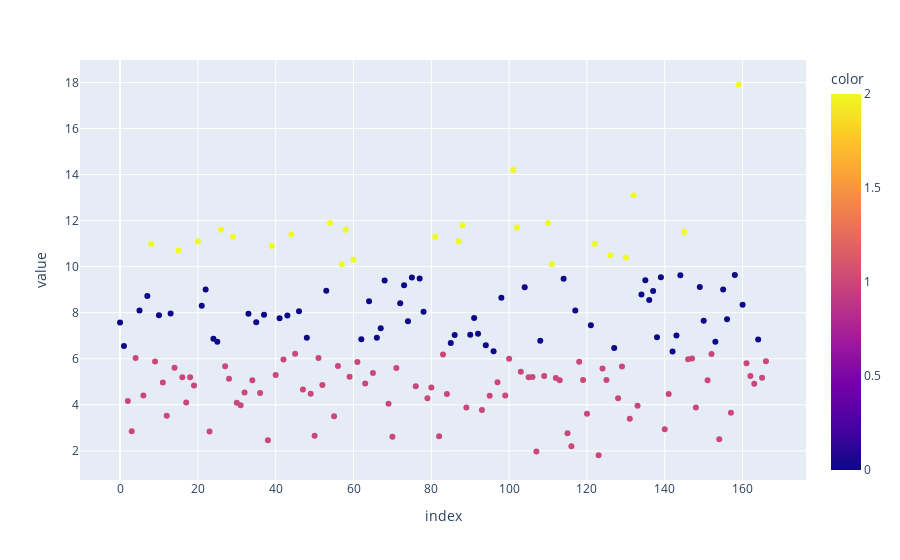

The notebook cell saved with this chart:
### Code cell
px.scatter(x,color=kmeans.labels_)

### Figure 1 — Plotly figure (JSON) as saved in the notebook; plotly's stock layout.template omitted (floating-point values rounded to 4 significant figures; data arrays with more than 128 entries replaced by an {"elided": "..."} marker saying what was removed)
{"data": [{"hovertemplate": "index=%{x}<br>value=%{y}<br>color=%{marker.color}<extra></extra>", "legendgroup": "", "marker": {"color": {"elided": "167 int values"}, "coloraxis": "coloraxis", "symbol": "circle"}, "mode": "markers", "name": "", "orientation": "v", "showlegend": false, "type": "scatter", "x": {"elided": "167 int values"}, "xaxis": "x", "y": {"elided": "167 float values"}, "yaxis": "y"}], "layout": {"coloraxis": {"colorbar": {"title": {"text": "color"}}, "colorscale": [[0, "#0d0887"], [0.1111, "#46039f"], [0.2222, "#7201a8"], [0.3333, "#9c179e"], [0.4444, "#bd3786"], [0.5556, "#d8576b"], [0.6667, "#ed7953"], [0.7778, "#fb9f3a"], [0.8889, "#fdca26"], [1, "#f0f921"]]}, "legend": {"tracegroupgap": 0}, "margin": {"t": 60}, "xaxis": {"anchor": "y", "domain": [0, 1], "title": {"text": "index"}}, "yaxis": {"anchor": "x", "domain": [0, 1], "title": {"text": "value"}}}}
